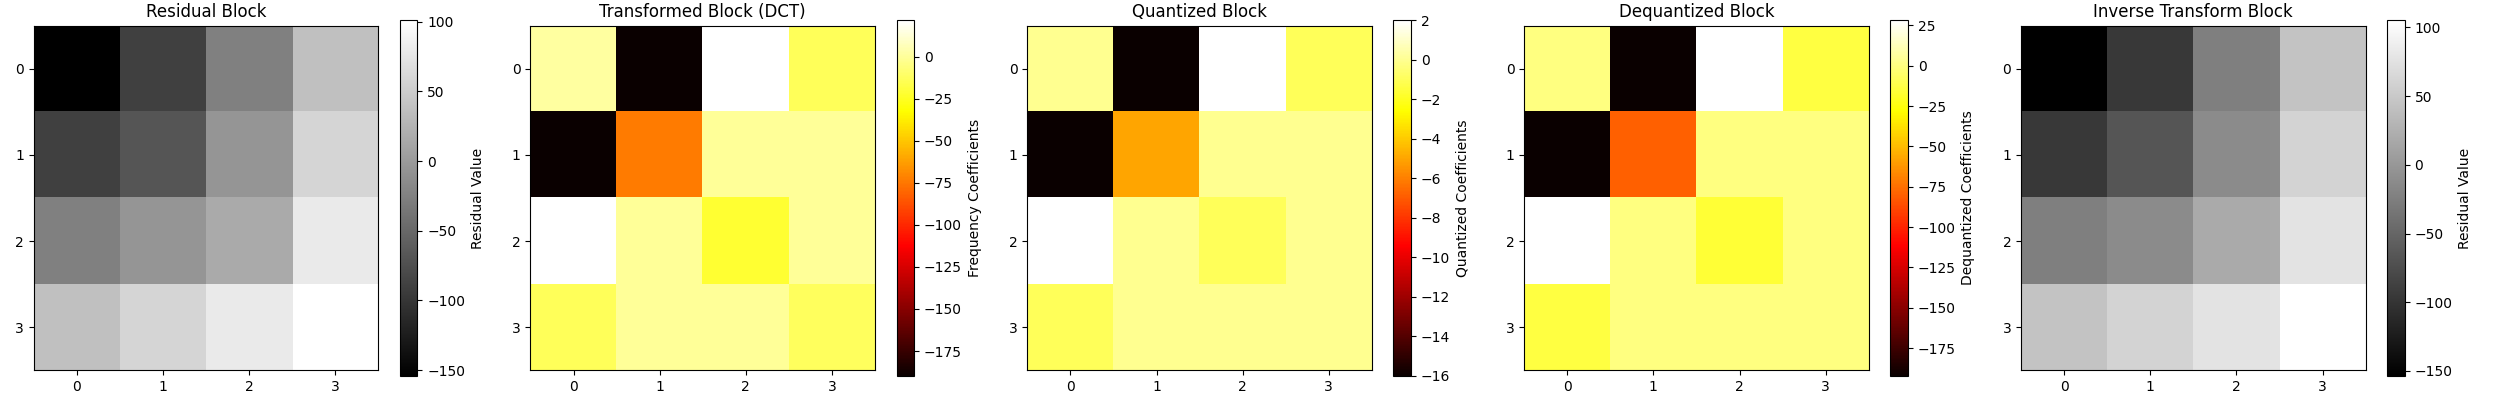

The Python source for this figure:
import numpy as np
import matplotlib.pyplot as plt
from scipy.fft import dct, idct
from skimage.metrics import mean_squared_error, peak_signal_noise_ratio, structural_similarity
 
# Define the original image block (smooth gradient with only the bottom right corner as white)
original_block = np.array([
    [0,  64, 128, 192],
    [64, 85, 149, 213],
    [128, 149, 170, 234],
    [192, 213, 234, 255]
])
 
# Define the residual block (original image minus the DC prediction block)
dc_value = np.mean(original_block)  # Calculate the average value of the original image
predicted_block = np.full_like(original_block, dc_value)
residual_block = original_block - predicted_block
 
# Apply 2D DCT
transformed_block = dct(dct(residual_block.T, norm='ortho').T, norm='ortho')
 
# Define the Quantization matrix
#quantization_matrix = np.array([
#    [16, 11, 10, 16],
#    [12, 12, 14, 19],
#    [14, 13, 16, 24],
#    [14, 17, 22, 29]
#])

# Symmetric
quantization_matrix = np.array([
   [16, 12, 14, 14],
   [12, 16, 13, 17],
   [14, 13, 16, 22],
   [14, 17, 22, 29]
])

# Refined Quantization matrix
# Less compression for better MSE, SSIM and PSNR:
# quantization_matrix = np.array([
#     [8, 6, 7, 8],
#     [6, 7, 8, 10],
#     [7, 8, 10, 13],
#     [8, 10, 13, 16]
# ])

# Apply quantization
quantized_block = np.round(transformed_block / quantization_matrix)
 
# Dequantize the block
dequantized_block = quantized_block * quantization_matrix
 
# Apply inverse 2D DCT
inverse_transformed_block = idct(idct(dequantized_block.T, norm='ortho').T, norm='ortho')
 
# Reconstruct the block
reconstructed_block = predicted_block + inverse_transformed_block
 
# Calculate MSE, PSNR, and SSIM
mse = mean_squared_error(original_block, reconstructed_block)
psnr = peak_signal_noise_ratio(original_block, reconstructed_block, data_range=original_block.max() - original_block.min())
ssim = structural_similarity(original_block, reconstructed_block, data_range=original_block.max() - original_block.min(), win_size=3)
 
# Visualization
fig, (ax1, ax2, ax3, ax4, ax5) = plt.subplots(1, 5, figsize=(25, 4))
 
# Original Block Visualization
#im1 = axes[0, 0].imshow(original_block, cmap='gray', interpolation='nearest')
#axes[0, 0].set_title("Original Block")
#plt.colorbar(im1, ax=axes[0, 0], label='Pixel Value')
 
# Predicted Block Visualization
#im2 = axes[0, 1].imshow(predicted_block, cmap='gray', interpolation='nearest')
#axes[0, 1].set_title("Predicted Block (DC Prediction)")
#plt.colorbar(im2, ax=axes[0, 1], label='Predicted Value')
 
# Residual Block Visualization
im3 = ax1.imshow(residual_block, cmap='gray', interpolation='nearest')
ax1.set_title("Residual Block")
ax1.set_xticks(range(residual_block.shape[1]))
ax1.set_yticks(range(residual_block.shape[0]))
plt.colorbar(im3, ax=ax1, label='Residual Value')
 
# Transformed Block Visualization
im4 = ax2.imshow(transformed_block, cmap='hot', interpolation='nearest')
ax2.set_title("Transformed Block (DCT)")
ax2.set_xticks(range(transformed_block.shape[1]))
ax2.set_yticks(range(transformed_block.shape[0]))
plt.colorbar(im4, ax=ax2, label='Frequency Coefficients')
 
# Quantized Block Visualization
im5 = ax3.imshow(quantized_block, cmap='hot', interpolation='nearest')
ax3.set_title("Quantized Block")
ax3.set_xticks(range(quantized_block.shape[1]))
ax3.set_yticks(range(quantized_block.shape[0]))
plt.colorbar(im5, ax=ax3, label='Quantized Coefficients')

# Dequantized Block Visualization
im6 = ax4.imshow(dequantized_block, cmap='hot', interpolation='nearest')
ax4.set_title("Dequantized Block")
ax4.set_xticks(range(dequantized_block.shape[1]))
ax4.set_yticks(range(dequantized_block.shape[0]))
plt.colorbar(im6, ax=ax4, label='Dequantized Coefficients')

# Inverse Transform Block Visualization
im7 = ax5.imshow(inverse_transformed_block, cmap='gray', interpolation='nearest')
ax5.set_title("Inverse Transform Block")
ax5.set_xticks(range(inverse_transformed_block.shape[1]))
ax5.set_yticks(range(inverse_transformed_block.shape[0]))
plt.colorbar(im7, ax=ax5, label='Residual Value')
 
plt.tight_layout()
plt.show()
 
# Print numerical values for debugging and verification
print("Original Block:")
print(original_block)
 
print("\nPredicted Block:")
print(predicted_block)
 
print("\nResidual Block:")
print(residual_block)
 
print("\nTransformed Block (DCT):")
print(transformed_block)
 
print("\nQuantized Block:")
print(quantized_block)
 
print("\nDequantized Block (Reconstructed Transformed Block):")
print(dequantized_block)
 
print("\nInverse Transformed Block (Reconstructed Residual Block):")
print(inverse_transformed_block)
 
print("\nReconstructed Block:")
print(reconstructed_block)
 
# Print MSE, PSNR and SSIM
print(f"\nMSE: {mse:.4f}")
print(f"PSNR: {psnr:.2f} dB")
print(f"SSIM: {ssim:.4f}")
